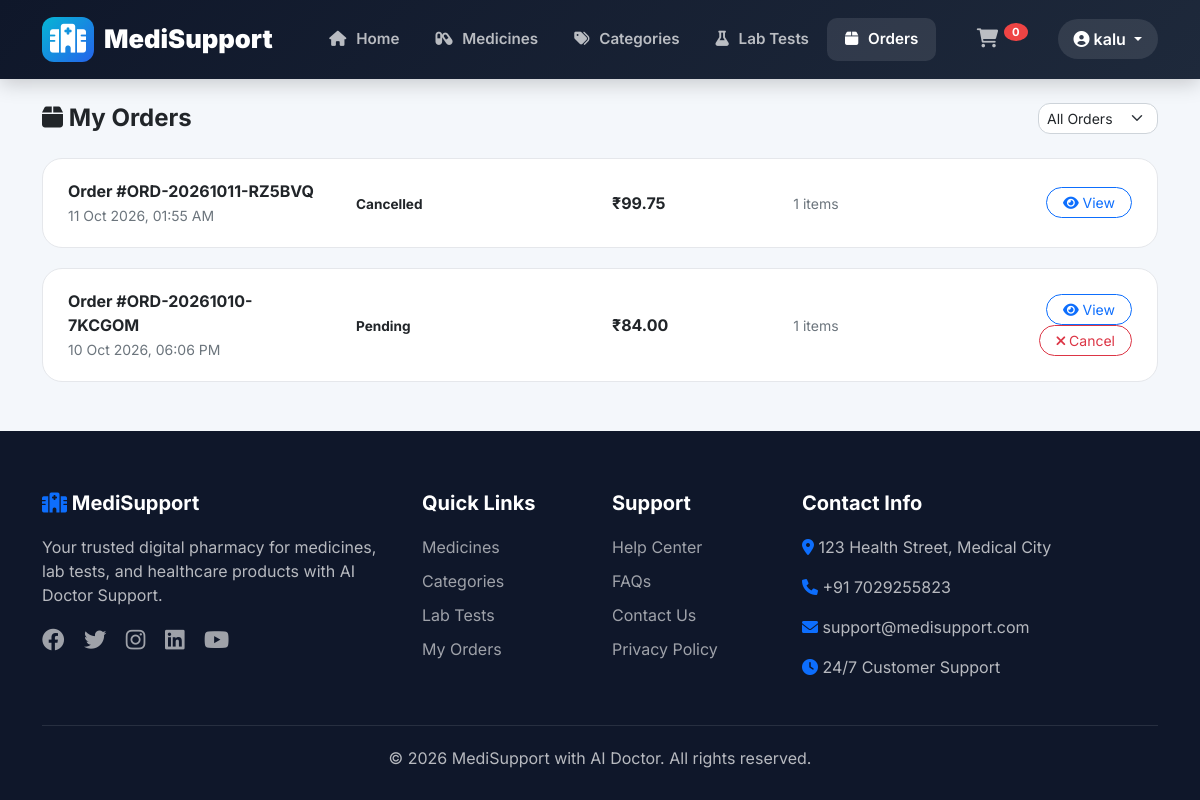
The page /orders/ (signed in) on the database its author committed.
### store/models.py (models this page shows, shortened)
class CustomerOrder(models.Model):
    PENDING = 'PEN'
    PROCESSING = 'PRO'
    SHIPPED = 'SHP'
    DELIVERED = 'DEL'
    CANCELLED = 'CAN'
    RETURNED = 'RET'
    REFUNDED = 'REF'
    STATUS_CHOICES = [
        (PENDING, 'Pending'),
        (PROCESSING, 'Processing'),
        (SHIPPED, 'Shipped'),
        (DELIVERED, 'Delivered'),
        (CANCELLED, 'Cancelled'),
        (RETURNED, 'Returned'),
        (REFUNDED, 'Refunded'),
    ]
    PAYMENT_PENDING = 'PEN'
    PAID = 'PAID'
    FAILED = 'FLD'
    REFUNDED = 'REF'
    PAYMENT_STATUS_CHOICES = [
        (PAYMENT_PENDING, 'Payment Pending'),
        (PAID, 'Paid'),
        (FAILED, 'Failed'),
        (REFUNDED, 'Refunded'),
    ]
    user = models.ForeignKey(User, on_delete=models.CASCADE, related_name='orders')
    order_number = models.CharField(max_length=20, unique=True, db_index=True)
    customer_name = models.CharField(max_length=200)
    customer_email = models.EmailField()
    customer_phone = models.CharField(max_length=15)
    shipping_address = models.TextField()
    billing_address = models.TextField(blank=True)
    subtotal = models.DecimalField(max_digits=10, decimal_places=2, default=0)
    discount_amount = models.DecimalField(max_digits=10, decimal_places=2, default=0)
    coupon_code = models.CharField(max_length=50, blank=True, null=True)
    coupon_discount = models.DecimalField(max_digits=10, decimal_places=2, default=0)
    tax_amount = models.DecimalField(max_digits=10, decimal_places=2, default=0)
    tax_rate = models.DecimalField(max_digits=5, decimal_places=2, default=0)
    shipping_charge = models.DecimalField(max_digits=10, decimal_places=2, default=0)
    total_amount = models.DecimalField(max_digits=10, decimal_places=2, default=0)
    grand_total = models.DecimalField(max_digits=10, decimal_places=2, default=0)
    payment_status = models.CharField(max_length=4, choices=PAYMENT_STATUS_CHOICES, default=PAYMENT_PENDING)
    payment_method = models.CharField(max_length=50, blank=True, null=True)
    transaction_id = models.CharField(max_length=100, blank=True, null=True)
    payment_date = models.DateTimeField(null=True, blank=True)
    order_status = models.CharField(max_length=3, choices=STATUS_CHOICES, default=PENDING)
    order_date = models.DateTimeField(auto_now_add=True)
    updated_date = models.DateTimeField(auto_now=True)
    processed_date = models.DateTimeField(null=True, blank=True)
    shipped_date = models.DateTimeField(null=True, blank=True)
    delivered_date = models.DateTimeField(null=True, blank=True)
    cancelled_date = models.DateTimeField(null=True, blank=True)
    tracking_number = models.CharField(max_length=100, blank=True, null=True)
    courier_name = models.CharField(max_length=100, blank=True, null=True)
    tracking_url = models.URLField(blank=True, null=True)
    notes = models.TextField(blank=True)
    cancellation_reason = models.TextField(blank=True)
    is_active = models.BooleanField(default=True)
    is_deleted = models.BooleanField(default=False)
    class Meta:
        ordering = ['-order_date']

### store/views.py (the view)
# urls.py: path('orders/', views.my_orders, name='my_orders'),
@login_required
def my_orders(request):
    orders = CustomerOrder.objects.filter(user=request.user).order_by('-order_date')
    status_filter = request.GET.get('status', '')
    if status_filter:
        orders = orders.filter(order_status=status_filter)
    context = {
        'orders': orders,
        'status': status_filter,
    }
    return render(request, 'Store/my_orders.html', context)

### store/templates/store/my_orders.html (shortened to what this page needs)
{% extends 'Store/header.html' %}
{% block content %}
<div class="container py-4">
    <div class="d-flex justify-content-between align-items-center mb-4">
        <h4 class="fw-bold mb-0"><i class="fas fa-box"></i> My Orders</h4>
        <div>
            <select class="form-select form-select-sm" style="border-radius: 12px; width: auto; display: inline-block;"
                    onchange="window.location.href='?status='+this.value">
                <option value="">All Orders</option>
            </select>
        </div>
    </div>
    {% if orders %}
        {% for order in orders %}
            <div class="order-card">
                <div class="row align-items-center">
                    <div class="col-md-3">
                        <strong>Order #{{ order.order_number }}</strong>
                        <br>
                        <small class="text-muted">{{ order.order_date|date:"d M Y, h:i A" }}</small>
                    </div>
                    <div class="col-md-3">
                        <span class="order-status {{ order.order_status|lower }}">
                            {{ order.get_order_status_display }}
                        </span>
                    </div>
                    <div class="col-md-2">
                        <span class="fw-bold">₹{{ order.grand_total }}</span>
                    </div>
                    <div class="col-md-2">
                        <small class="text-muted">{{ order.items.count }} items</small>
                    </div>
                    <div class="col-md-2 text-end">
                        <a href="{% url 'store:order_detail' order.id %}" class="btn btn-outline-primary btn-sm rounded-pill px-3">
                            <i class="fas fa-eye"></i> View
                        </a>
                        {% if order.order_status == 'PEN' or order.order_status == 'PRO' %}
                            <a href="{% url 'store:cancel_order' order.id %}" class="btn btn-outline-danger btn-sm rounded-pill px-3"
                               onclick="return confirm('Are you sure you want to cancel this order?')">
                                <i class="fas fa-times"></i> Cancel
                            </a>
                        {% endif %}
                    </div>
                </div>
            </div>
        {% endfor %}
    {% endif %}
</div>
{% endblock %}

### store/templates/store/header.html (shortened to what this page needs)
<!DOCTYPE html>
{% load static %}
<html lang="en">
<head>
    <link rel="stylesheet" href="https://cdnjs.cloudflare.com/ajax/libs/font-awesome/6.4.0/css/all.min.css">
    <link href="https://cdn.jsdelivr.net/npm/bootstrap@5.1.3/dist/css/bootstrap.min.css" rel="stylesheet">
    <link rel="stylesheet" href="https://cdn.jsdelivr.net/npm/bootstrap-icons@1.8.1/font/bootstrap-icons.css">
    <link rel="stylesheet" href="https://cdnjs.cloudflare.com/ajax/libs/font-awesome/6.0.0/css/all.min.css">
    <link rel="stylesheet" href="{% static 'css/header.css' %}">
</head>
<body>
    <nav class="navbar navbar-expand-lg custom-navbar">
        <div class="container">
            <a class="navbar-brand" href="{% url 'store:home' %}">
                <i class="fas fa-hospital"></i>
                MediSupport
            </a>
            <div class="collapse navbar-collapse" id="mainNavbar">
                <ul class="navbar-nav mx-auto">
                    <li class="nav-item">
                        <a class="nav-link {% if request.path == '/' %}active{% endif %}" href="{% url 'store:home' %}">
                            <i class="fas fa-home"></i> Home
                        </a>
                    </li>
                    <li class="nav-item">
                        <a class="nav-link {% if 'medicines' in request.path %}active{% endif %}" href="{% url 'store:medicines' %}">
                            <i class="fas fa-capsules"></i> Medicines
                        </a>
                    </li>
                    <li class="nav-item">
                        <a class="nav-link {% if 'categories' in request.path %}active{% endif %}" href="{% url 'store:category_list' %}">
                            <i class="fas fa-tags"></i> Categories
                        </a>
                    </li>
                    <li class="nav-item">
                        <a class="nav-link {% if 'lab' in request.path %}active{% endif %}" href="{% url 'store:lab_tests' %}">
                            <i class="fas fa-flask"></i> Lab Tests
                        </a>
                    </li>
                    <li class="nav-item">
                        <a class="nav-link {% if 'orders' in request.path %}active{% endif %}" href="{% url 'store:my_orders' %}">
                            <i class="fas fa-box"></i> Orders
                        </a>
                    </li>
                </ul>
                <div class="d-flex align-items-center gap-2">
                    <a href="{% url 'store:view_cart' %}" class="nav-link position-relative">
                        <span class="cart-badge">{{ cart_count|default:0 }}</span>
                    </a>
                    {% if user.is_authenticated %}
                        <div class="dropdown user-dropdown">
                            <button class="btn dropdown-toggle" type="button" data-bs-toggle="dropdown">
                                <i class="fas fa-user-circle"></i> {{ user.username }}
                            </button>
                        </div>
                    {% endif %}
                </div>
            </div>
        </div>
    </nav>
    {% block content %}{% endblock %}
    <footer class="custom-footer">
        <div class="container">
            <div class="row g-4">
                <div class="col-lg-4">
                    <h5><i class="fas fa-hospital text-primary"></i> MediSupport</h5>
                    <p>Your trusted digital pharmacy for medicines, lab tests, and healthcare products with AI Doctor Support.</p>
                    <div class="social-links mt-3">
                        <a href="#"><i class="fab fa-facebook"></i></a>
                        <a href="#"><i class="fab fa-twitter"></i></a>
                        <a href="#"><i class="fab fa-instagram"></i></a>
                        <a href="#"><i class="fab fa-linkedin"></i></a>
                        <a href="#"><i class="fab fa-youtube"></i></a>
                    </div>
                </div>
                <div class="col-lg-2">
                    <h5>Quick Links</h5>
                    <a href="{% url 'store:medicines' %}">Medicines</a>
                    <a href="{% url 'store:category_list' %}">Categories</a>
                    <a href="{% url 'store:lab_tests' %}">Lab Tests</a>
                    <a href="{% url 'store:my_orders' %}">My Orders</a>
                </div>
                <div class="col-lg-2">
                    <h5>Support</h5>
                    <a href="#">Help Center</a>
                    <a href="#">FAQs</a>
                    <a href="#">Contact Us</a>
                    <a href="#">Privacy Policy</a>
                </div>
                <div class="col-lg-4">
                    <h5>Contact Info</h5>
                    <p><i class="fas fa-map-marker-alt text-primary"></i> 123 Health Street, Medical City</p>
                    <p><i class="fas fa-phone text-primary"></i> +91 7029255823</p>
                    <p><i class="fas fa-envelope text-primary"></i> support@medisupport.com</p>
                    <p><i class="fas fa-clock text-primary"></i> 24/7 Customer Support</p>
                </div>
            </div>
            <div class="footer-bottom">
                <p class="mb-0">&copy; {% now "Y" %} MediSupport with AI Doctor. All rights reserved.</p>
            </div>
        </div>
    </footer>
</body>
</html>

### store/static/css/header.css (style rules this page uses)
* { margin: 0; padding: 0; box-sizing: border-box; }
body { font-family: 'Inter', sans-serif; background: #f4f7fb; min-height: 100vh; display: flex; flex-direction: column; }
.custom-navbar { background: linear-gradient(135deg, #0f172a 0%, #1e293b 100%); padding: 12px 0; box-shadow: 0 4px 20px rgba(0,0,0,0.2); position: sticky; top: 0; z-index: 1050; }
.custom-navbar .navbar-brand { font-weight: 900; font-size: 1.6rem; color: white; display: flex; align-items: center; gap: 10px; }
.custom-navbar .navbar-brand i { background: linear-gradient(135deg, #06b6d4, #2563eb); padding: 8px; border-radius: 12px; font-size: 1.8rem; }
.custom-navbar .nav-link { color: rgba(255,255,255,0.7) !important; font-weight: 600; padding: 10px 18px !important; border-radius: 10px; transition: all 0.3s; font-size: 0.95rem; }
.custom-navbar .nav-link:hover, .custom-navbar .nav-link.active { color: white !important; background: rgba(255,255,255,0.1); }
.custom-navbar .nav-link i { margin-right: 6px; }
.cart-badge { background: #ef4444; color: white; border-radius: 50%; padding: 2px 8px; font-size: 0.7rem; font-weight: 700; position: relative; top: -8px; left: -4px; }
.user-dropdown .dropdown-toggle { background: rgba(255,255,255,0.1); border: none; color: white; padding: 8px 16px; border-radius: 30px; font-weight: 600; }
.custom-footer { background: #0f172a; color: rgba(255,255,255,0.7); padding: 60px 0 30px; margin-top: auto; }
.custom-footer h5 { color: white; font-weight: 700; margin-bottom: 20px; }
.custom-footer a { color: rgba(255,255,255,0.6); text-decoration: none; transition: all 0.3s; display: block; margin-bottom: 10px; }
.custom-footer .social-links a { display: inline-block; margin-right: 15px; font-size: 1.4rem; }
.custom-footer .footer-bottom { border-top: 1px solid rgba(255,255,255,0.1); padding-top: 20px; margin-top: 30px; text-align: center; }

### store/templates/store/my_orders.html (style rules this page uses)
.order-card { background: white; border-radius: 20px; padding: 20px 25px; border: 1px solid #e5e7eb; transition: all 0.3s; margin-bottom: 20px; }
.order-status { font-weight: 700; padding: 4px 16px; border-radius: 20px; font-size: 0.85rem; }

### rows shown on the page
CustomerOrder: order_number "ORD-20261011-RZ5BVQ", order_date "11 Oct 2026, 01:55 AM", order_status "Cancelled", grand_total "99.75", items.count "1"
CustomerOrder: order_number "ORD-20261010-7KCGOM", order_date "10 Oct 2026, 06:06 PM", order_status "Pending", grand_total "84.00", items.count "1", shows "Cancel"

### other values the page prints
{{ cart_count|default:0 }} "0"
{{ user.username }} "kalu"
